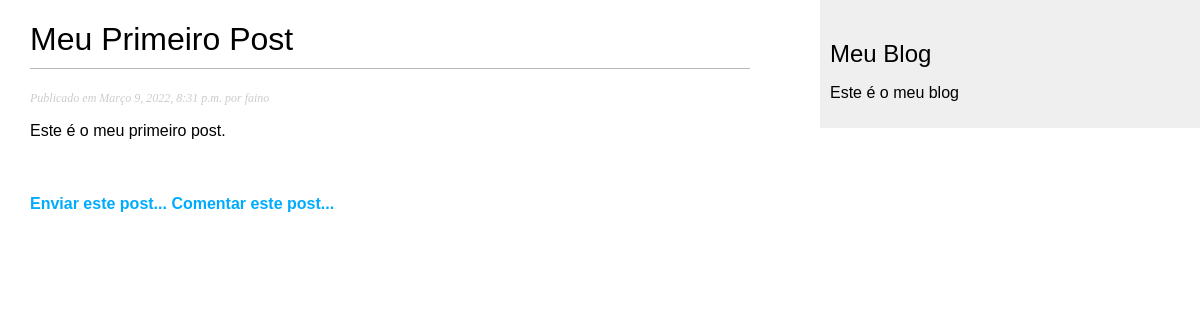
/2022/3/10/meu-primeiro-post/, run on the app's committed database.
### meublog/models.py (models this page shows, shortened)
class Post(models.Model):
    STATUS_CHOICES = (
        ('rascunho', 'Rascunho'),
        ('publicado', 'Publicado')
    )
    objects = models.Manager()
    publicados = PublicadosManager()
    titulo = models.CharField(max_length=250)
    slug = models.SlugField(max_length=100)
    corpo = models.TextField()
    autor = models.ForeignKey(User, on_delete=models.CASCADE, related_name='meublog_posts')
    publicado = models.DateTimeField(default=timezone.now)
    criado = models.DateTimeField(auto_now_add=True)
    status = models.CharField(max_length=9, choices=STATUS_CHOICES, default='rascunho')
    class Meta:
        ordering = ('-publicado',)
        verbose_name = "Post"
        verbose_name_plural = "Posts"
    """
    def get_absolute_url(self):
        return reverse('meublog:detalhe',
                       args=[self.publicado.year,
                             self.publicado.month,
                             self.publicado.day-1,
                             self.slug])
    """

### meublog/views.py (the view)
# urls.py: path('<int:ano>/<int:mes>/<int:dia>/<slug:slug>/', views.DetalharPostView.as_view(), name='detalhe'),
class DetalharPostView(DetailView):
    template_name = "meublog/post/detalharpost.html"
    model = Post
    def _get_coments(self, id_post):
        try:
            return Comentario.objects.filter(post_id=id_post, ativo = True)
        except Comentario.DoesNotExist:
            raise Exception
    def get_context_data(self, **kwargs):
        context = super(DetalharPostView, self).get_context_data(**kwargs)
        context['comentario'] = self._get_coments(self.object.id)
        return context

### meublog/templates/meublog/post/detalharpost.html (shortened to what this page needs)
{% extends 'meublog/base.html' %}
{% block conteudo %}
    <h1>{{ post.titulo }}</h1>
    <p class="date">
        Publicado em {{ post.publicado }} por {{ post.autor }}
    </p>
    <p>
        {{ post.corpo|linebreaks }}
    </p>
    <br>
    <h4>
        <a href="{% url 'meublog:enviarpost' post.id %}">
            Enviar este post...
        </a>
        <a href="{% url 'meublog:comentarpost' post.id %}">
            Comentar este post...
        </a>
    </h4>
    <br>
{% endblock %}

### meublog/static/css/meublog.css (style rules this page uses)
body { margin:0; padding:0; font-family:helvetica, sans-serif; }
a { color:#00abff; text-decoration:none; }
h1 { font-weight:normal; border-bottom:1px solid #bbb; padding:0 0 10px 0; }
p.date { color:#ccc; font-family: georgia, serif; font-size: 12px; font-style: italic; }

### data on the page
Post: titulo "Meu Primeiro Post", publicado "Março 9, 2022, 8:31 p.m.", autor "faino", corpo "Este é o meu primeiro post."
